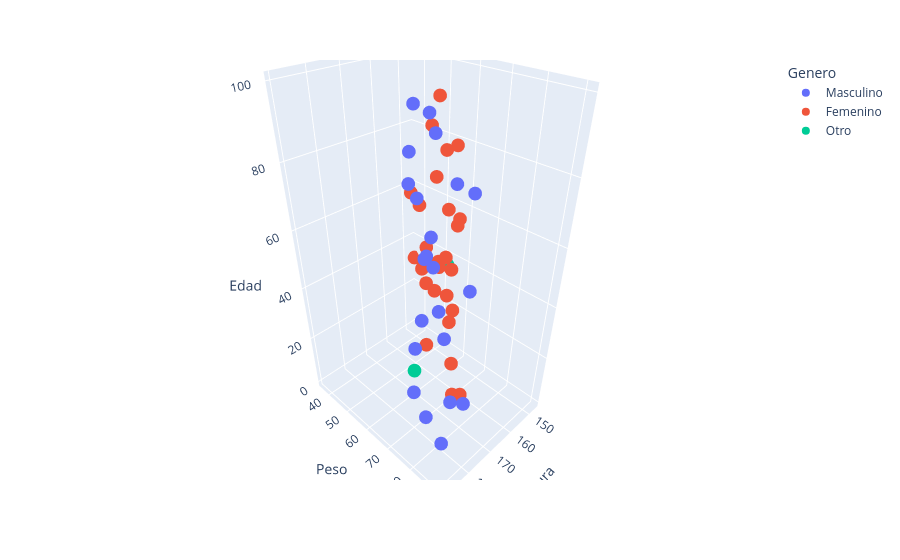

Notebook code for this chart:
### Code cell
fig = px.scatter_3d(df, x='Altura', y='Peso', z='Edad', color='Genero')
fig.show()

### Figure 1 — Plotly figure (JSON) as saved in the notebook; plotly's stock layout.template omitted (floating-point values rounded to 4 significant figures)
{"data": [{"hovertemplate": "Genero=Masculino<br>Altura=%{x}<br>Peso=%{y}<br>Edad=%{z}<extra></extra>", "legendgroup": "Masculino", "marker": {"color": "#636efa", "symbol": "circle"}, "mode": "markers", "name": "Masculino", "scene": "scene", "showlegend": true, "type": "scatter3d", "x": [176.5, 185.8, 178.1, 180.3, 182.4, 174.8, 176.6, 176.6, 170.1, 189.8, 171.6, 174.3, 174.9, 171.7, 180.4, 174.5, 177.2, 181.2, 171.6, 184.8, 187.7, 173.8], "y": [81, 85, 75, 89, 91, 80, 68, 66, 68, 85, 61, 64, 67, 68, 75, 68, 68, 90, 74, 86, 83, 72], "z": [85, 58, 70, 87, 29, 14, 99, 80, 54, 25, 85, 5, 76, 96, 65, 38, 29, 64, 33, 10, 73, 93]}, {"hovertemplate": "Genero=Femenino<br>Altura=%{x}<br>Peso=%{y}<br>Edad=%{z}<extra></extra>", "legendgroup": "Femenino", "marker": {"color": "#EF553B", "symbol": "circle"}, "mode": "markers", "name": "Femenino", "scene": "scene", "showlegend": true, "type": "scatter3d", "x": [149.5, 157.0, 166.7, 146.6, 169.9, 159.6, 168.7, 162.4, 162.4, 169.6, 169.5, 156.4, 161.9, 166.0, 168.8, 161.1, 165.6, 168.4, 165.7, 164.7, 157.6, 169.3, 163.7, 164.9, 165.2, 168.8], "y": [59, 60, 70, 36, 75, 55, 64, 55, 69, 75, 74, 60, 69, 65, 64, 60, 55, 68, 66, 62, 51, 79, 71, 65, 70, 72], "z": [57, 81, 71, 31, 90, 10, 58, 65, 13, 43, 56, 47, 64, 78, 46, 37, 70, 99, 51, 90, 39, 12, 1, 52, 33, 46]}, {"hovertemplate": "Genero=Otro<br>Altura=%{x}<br>Peso=%{y}<br>Edad=%{z}<extra></extra>", "legendgroup": "Otro", "marker": {"color": "#00cc96", "symbol": "circle"}, "mode": "markers", "name": "Otro", "scene": "scene", "showlegend": true, "type": "scatter3d", "x": [168.3, 156.7], "y": [58, 61], "z": [6, 45]}], "layout": {"legend": {"title": {"text": "Genero"}, "tracegroupgap": 0}, "margin": {"t": 60}, "scene": {"domain": {"x": [0, 1], "y": [0, 1]}, "xaxis": {"title": {"text": "Altura"}}, "yaxis": {"title": {"text": "Peso"}}, "zaxis": {"title": {"text": "Edad"}}}}}
